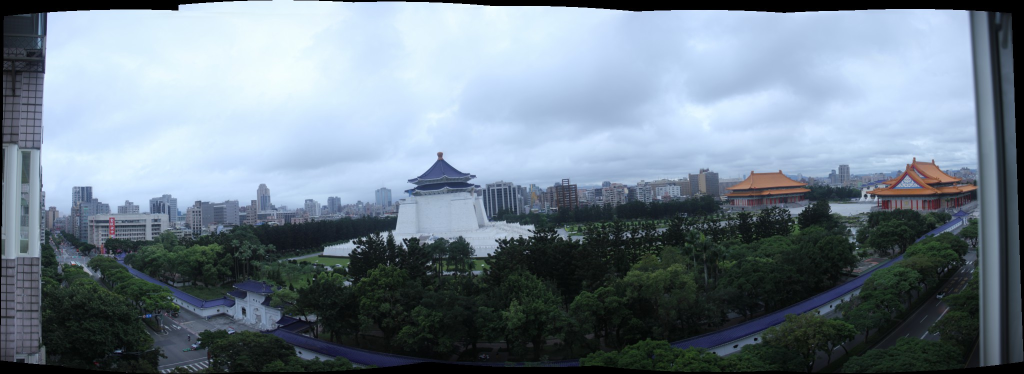
#> input picture HW2/raw_image/afternoon/pano.jpg, 2048 x 748 px (shown at 1/2 size)
$ python -i Harris.py   (imports and definitions only)
#> lines starting #> are read from the running program, lines starting #| are printed output that depends on the picture
import os
import cv2
import sys
import argparse
import numpy as np
import matplotlib.pyplot as plt
from scipy.ndimage import filters

TEXT_FACE = 0
TEXT_SCALE = 10
TEXT_THICKNESS = 3
TEXT = "x"
TEXT_COLOR = (0, 0, 255)

text_size, _ = cv2.getTextSize(TEXT, TEXT_FACE, TEXT_SCALE, TEXT_THICKNESS)
marked = lambda img, cor: cv2.putText(img, TEXT, (cor[0] - text_size[0]//2, cor[1] + text_size[1]//2), TEXT_FACE, TEXT_SCALE, TEXT_COLOR, TEXT_THICKNESS)

def init_arg():
    parser = argparse.ArgumentParser()
    parser.add_argument('-n', dest = 'read', help = 'True to load images directly from "images.npy"', type = bool, default = False)
    parser.add_argument('-d', dest = 'directory', help = 'directory of the input images', type = str, default = 'raw_image')
    parser.add_argument('-s', dest = 'suffix', help = 'file type of image', type = str, default = '.JPG')
    args = parser.parse_args()
    return args

args = init_arg()

# [16 lines left out: functions plotImages, readImage, not called in this run]

def CornerResponse(img, sigma = 3):
    print ('COMPute corner response R......')
    # Implement Harris Detection
    Ix = filters.gaussian_filter(img, (sigma, sigma), (0, 1))
    Iy = filters.gaussian_filter(img, (sigma, sigma), (1, 0))
    Sxx = filters.gaussian_filter(Ix*Ix, sigma)
    Sxy = filters.gaussian_filter(Ix*Iy, sigma)
    Syy = filters.gaussian_filter(Iy*Iy, sigma)

    det = Sxx * Syy - Sxy ** 2
    trace = Sxx + Syy
    # trace = Sxx + Syy + 1e-12

    k = 0.04 #0.04 - 0.06
    R = det - k * (trace ** 2)
    # R = det/trace
    return R

CornerDescription = lambda img, cor: img[cor[1]-1:cor[1]+2, cor[0]-1:cor[0]+2].flatten()

def CornerDescriptions(img, cors):
    return [CornerDescription(img, cor) for cor in cors]
    return list(map(CornerDescription, img, cors))
    # [4 lines of commented-out code are left out]

# [25 lines left out: function CornerDetector, not called in this run]

def CornerMatching(img1, img2, d1, d2):
    pass

# [48 lines not run here, left out]

>>> import cv2
>>> picture = cv2.imread('raw_image/afternoon/pano.jpg', cv2.IMREAD_GRAYSCALE)
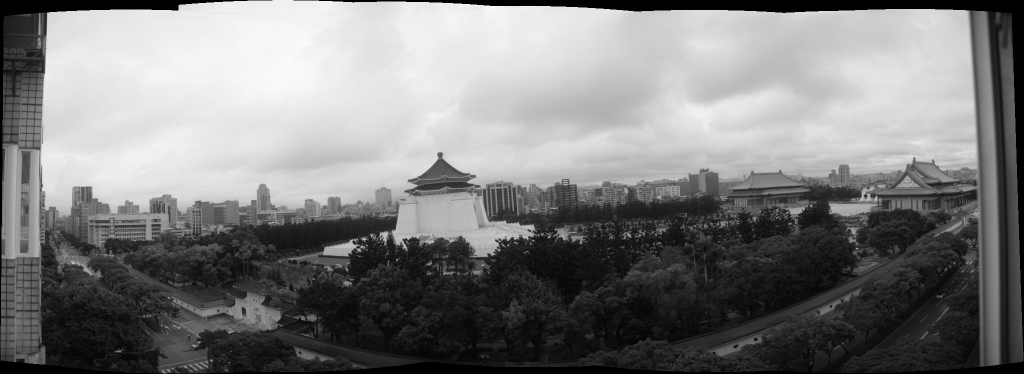
#> picture: shape (748, 2048) (shown at 1/2 size); min 0, max 255, mean 124.7
>>> result = CornerResponse(picture)
#> in CornerResponse, `Ix = filters.gaussian_filter(img, (sigma, sigma), (0, 1))`:
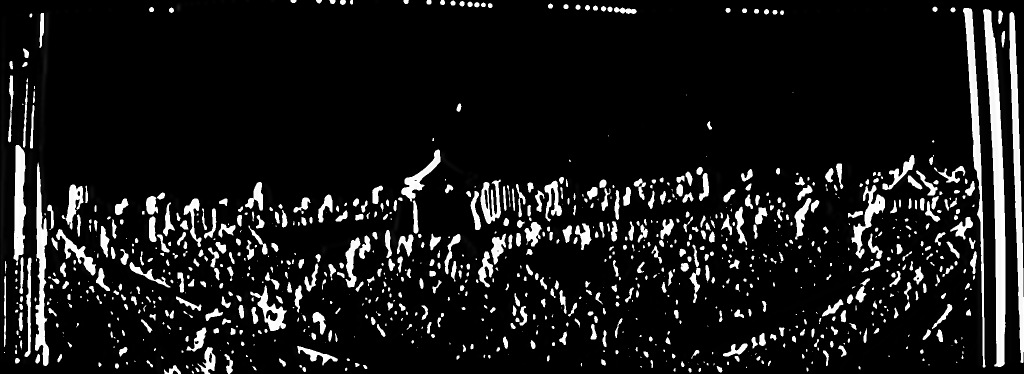
#> Ix: shape (748, 2048) (shown at 1/2 size); min 0, max 255, mean 25
#> in CornerResponse, `Iy = filters.gaussian_filter(img, (sigma, sigma), (1, 0))`:
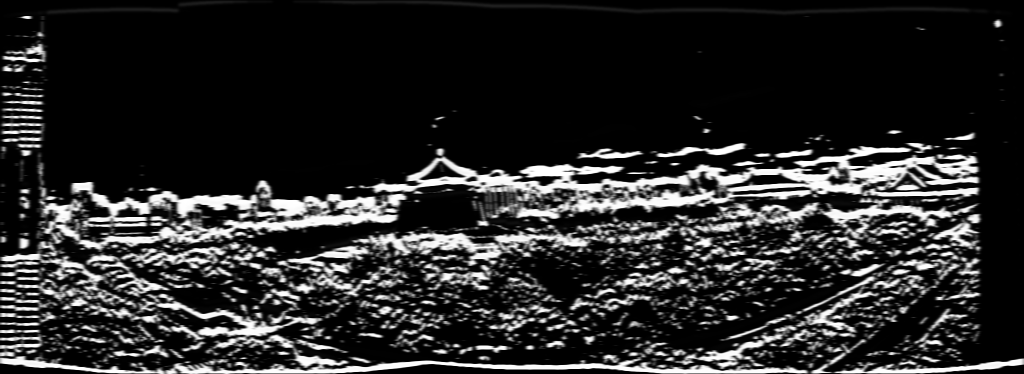
#> Iy: shape (748, 2048) (shown at 1/2 size); min 0, max 255, mean 41.7
#> in CornerResponse, `Sxx = filters.gaussian_filter(Ix*Ix, sigma)`:
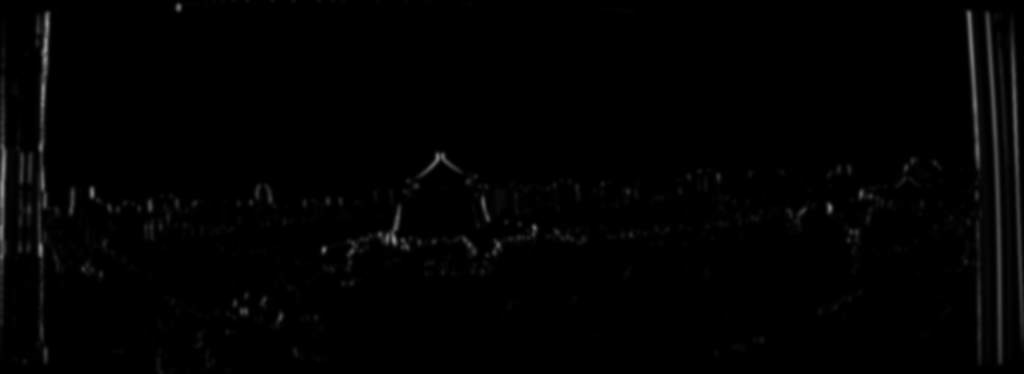
#> Sxx: shape (748, 2048) (shown at 1/2 size); min 0, max 145, mean 2.3
#> in CornerResponse, `Sxy = filters.gaussian_filter(Ix*Iy, sigma)`:
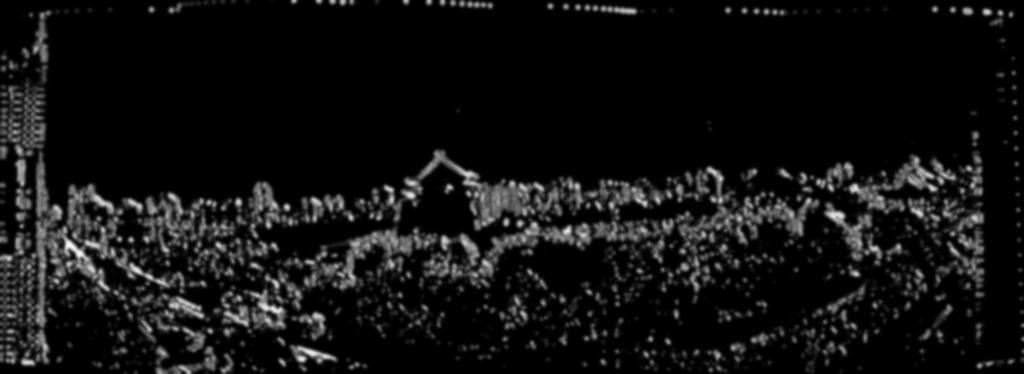
#> Sxy: shape (748, 2048) (shown at 1/2 size); min 0, max 250, mean 17.9
#> in CornerResponse, `det = Sxx * Syy - Sxy ** 2`:
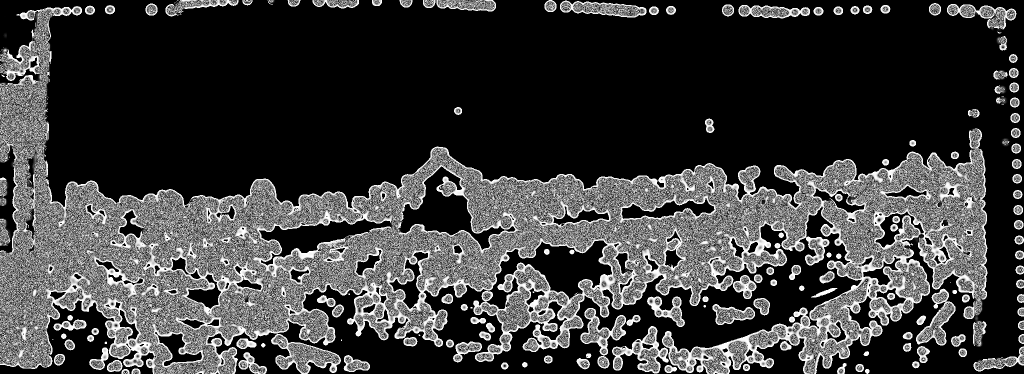
#> det: shape (748, 2048) (shown at 1/2 size); min 0, max 255, mean 58.7
#> in CornerResponse, `trace = Sxx + Syy`:
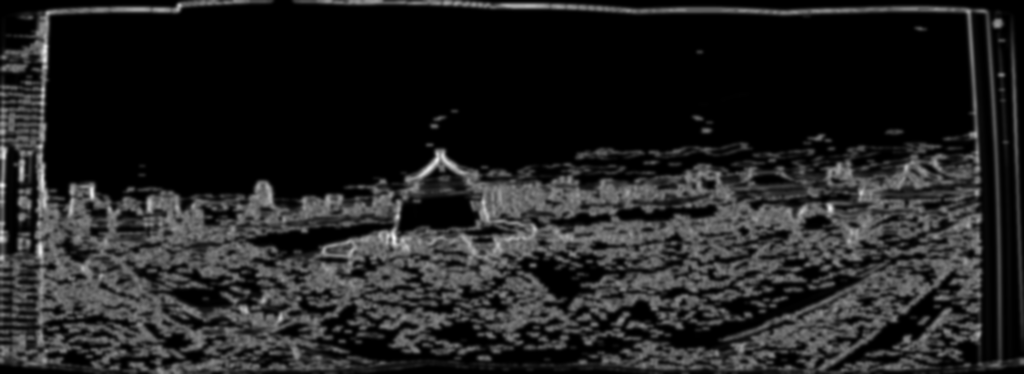
#> trace: shape (748, 2048) (shown at 1/2 size); min 0, max 243, mean 34.6

$ run again, on HW2/raw_image/grail/grail00.jpg
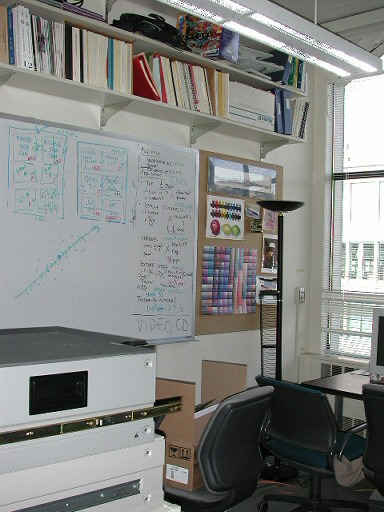
#> input picture HW2/raw_image/grail/grail00.jpg, 384 x 512 px
#> in CornerResponse, `det = Sxx * Syy - Sxy ** 2`:
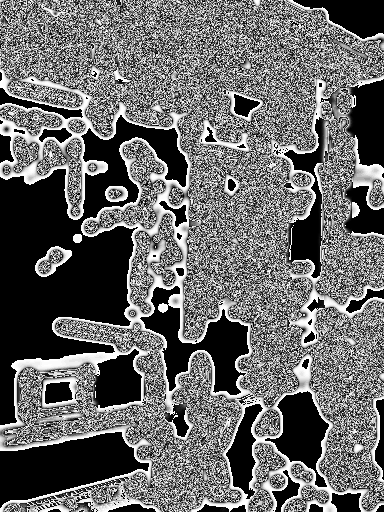
#> det: shape (512, 384); min 0, max 255, mean 104.2
#> in CornerResponse, `trace = Sxx + Syy`:
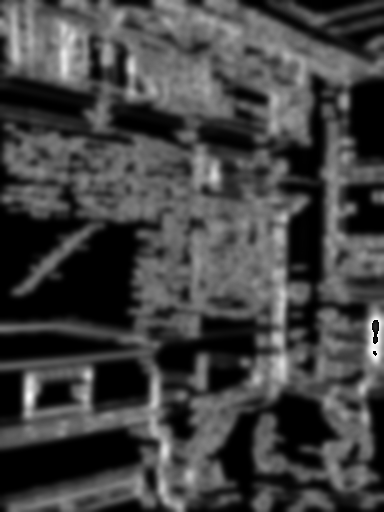
#> trace: shape (512, 384); min 0, max 255, mean 66.5

$ run again, on HW2/raw_image/grail/grail01.jpg
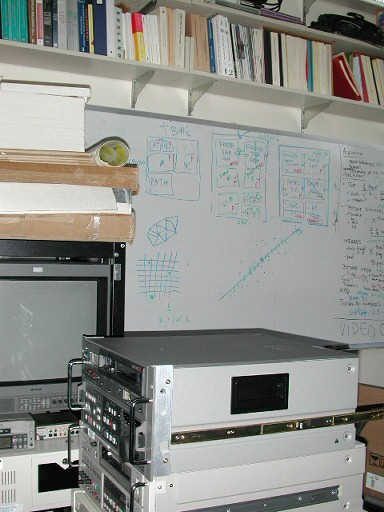
#> input picture HW2/raw_image/grail/grail01.jpg, 384 x 512 px
#> in CornerResponse, `det = Sxx * Syy - Sxy ** 2`:
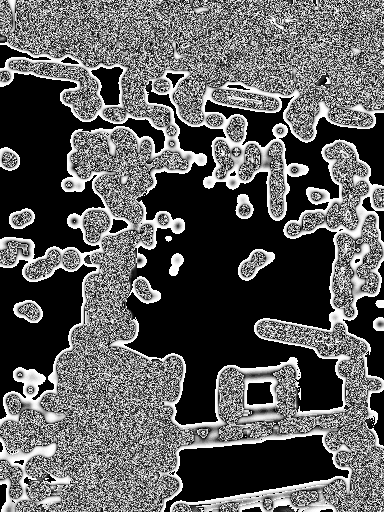
#> det: shape (512, 384); min 0, max 255, mean 92.8
#> in CornerResponse, `trace = Sxx + Syy`:
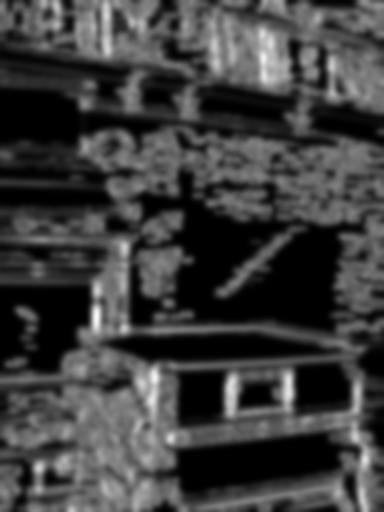
#> trace: shape (512, 384); min 0, max 250, mean 62.6

$ run again, on HW2/raw_image/grail/grail02.jpg
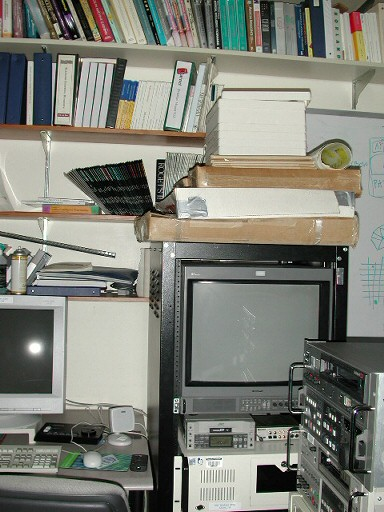
#> input picture HW2/raw_image/grail/grail02.jpg, 384 x 512 px
#> in CornerResponse, `trace = Sxx + Syy`:
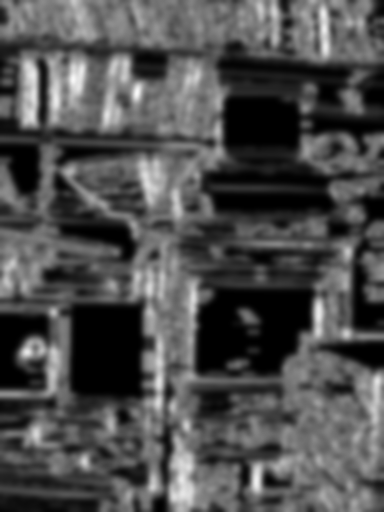
#> trace: shape (512, 384); min 0, max 249, mean 78.3
